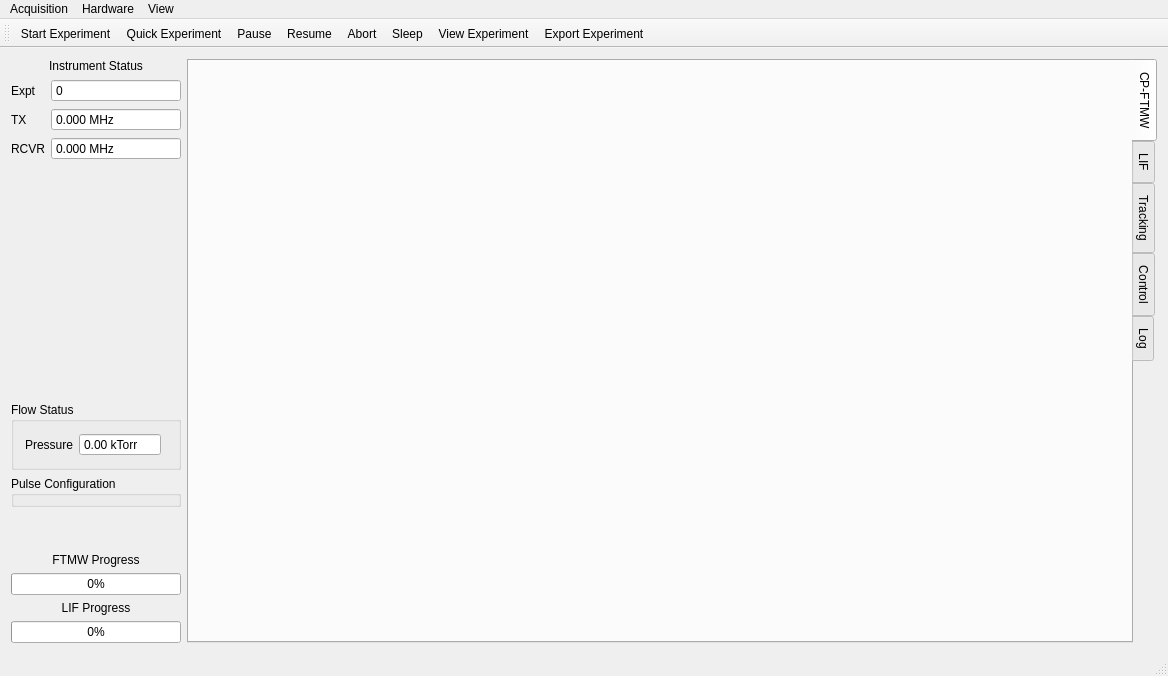
<?xml version="1.0" encoding="UTF-8"?>
<ui version="4.0">
 <class>MainWindow</class>
 <widget class="QMainWindow" name="MainWindow">
  <property name="geometry">
   <rect>
    <x>0</x>
    <y>0</y>
    <width>1168</width>
    <height>676</height>
   </rect>
  </property>
  <property name="windowTitle">
   <string>BlackChirp</string>
  </property>
  <property name="windowIcon">
   <iconset resource="resources.qrc">
    <normaloff>:/icons/bc.png</normaloff>:/icons/bc.png</iconset>
  </property>
  <widget class="QWidget" name="centralWidget">
   <layout class="QHBoxLayout" name="horizontalLayout" stretch="0,1">
    <item>
     <layout class="QVBoxLayout" name="verticalLayout" stretch="0,1,0,0,0,0,0,0,0">
      <item>
       <widget class="QLabel" name="label">
        <property name="text">
         <string>Instrument Status</string>
        </property>
        <property name="alignment">
         <set>Qt::AlignCenter</set>
        </property>
       </widget>
      </item>
      <item>
       <layout class="QFormLayout" name="formLayout">
        <property name="fieldGrowthPolicy">
         <enum>QFormLayout::AllNonFixedFieldsGrow</enum>
        </property>
        <item row="0" column="0">
         <widget class="QLabel" name="exptLabel">
          <property name="text">
           <string>Expt</string>
          </property>
         </widget>
        </item>
        <item row="0" column="1">
         <widget class="QSpinBox" name="exptSpinBox">
          <property name="focusPolicy">
           <enum>Qt::ClickFocus</enum>
          </property>
          <property name="readOnly">
           <bool>true</bool>
          </property>
          <property name="buttonSymbols">
           <enum>QAbstractSpinBox::NoButtons</enum>
          </property>
          <property name="maximum">
           <number>2147483647</number>
          </property>
         </widget>
        </item>
        <item row="1" column="0">
         <widget class="QLabel" name="valonTXLabel">
          <property name="text">
           <string>TX</string>
          </property>
         </widget>
        </item>
        <item row="1" column="1">
         <widget class="QDoubleSpinBox" name="valonTXDoubleSpinBox">
          <property name="focusPolicy">
           <enum>Qt::ClickFocus</enum>
          </property>
          <property name="readOnly">
           <bool>true</bool>
          </property>
          <property name="buttonSymbols">
           <enum>QAbstractSpinBox::NoButtons</enum>
          </property>
          <property name="keyboardTracking">
           <bool>false</bool>
          </property>
          <property name="suffix">
           <string> MHz</string>
          </property>
          <property name="decimals">
           <number>3</number>
          </property>
          <property name="maximum">
           <double>1000000000000.000000000000000</double>
          </property>
         </widget>
        </item>
        <item row="2" column="0">
         <widget class="QLabel" name="valonRXLabel">
          <property name="text">
           <string>RCVR</string>
          </property>
         </widget>
        </item>
        <item row="2" column="1">
         <widget class="QDoubleSpinBox" name="valonRXDoubleSpinBox">
          <property name="focusPolicy">
           <enum>Qt::ClickFocus</enum>
          </property>
          <property name="readOnly">
           <bool>true</bool>
          </property>
          <property name="buttonSymbols">
           <enum>QAbstractSpinBox::NoButtons</enum>
          </property>
          <property name="keyboardTracking">
           <bool>false</bool>
          </property>
          <property name="suffix">
           <string> MHz</string>
          </property>
          <property name="decimals">
           <number>3</number>
          </property>
          <property name="maximum">
           <double>1000000000000.000000000000000</double>
          </property>
         </widget>
        </item>
       </layout>
      </item>
      <item>
       <widget class="QGroupBox" name="flowStatusBox">
        <property name="title">
         <string>Flow Status</string>
        </property>
        <layout class="QGridLayout" name="gridLayout_2">
         <item row="0" column="1">
          <widget class="QDoubleSpinBox" name="pressureDoubleSpinBox">
           <property name="focusPolicy">
            <enum>Qt::ClickFocus</enum>
           </property>
           <property name="readOnly">
            <bool>true</bool>
           </property>
           <property name="buttonSymbols">
            <enum>QAbstractSpinBox::NoButtons</enum>
           </property>
           <property name="prefix">
            <string/>
           </property>
           <property name="suffix">
            <string> kTorr</string>
           </property>
           <property name="minimum">
            <double>-100.000000000000000</double>
           </property>
           <property name="maximum">
            <double>100.000000000000000</double>
           </property>
          </widget>
         </item>
         <item row="0" column="0">
          <widget class="QLabel" name="pressureLabel">
           <property name="text">
            <string>Pressure</string>
           </property>
           <property name="alignment">
            <set>Qt::AlignRight|Qt::AlignTrailing|Qt::AlignVCenter</set>
           </property>
          </widget>
         </item>
         <item row="0" column="2">
          <widget class="Led" name="pressureLed" native="true"/>
         </item>
        </layout>
       </widget>
      </item>
      <item>
       <widget class="QGroupBox" name="pulseConfigBox">
        <property name="title">
         <string>Pulse Configuration</string>
        </property>
       </widget>
      </item>
      <item>
       <spacer name="verticalSpacer">
        <property name="orientation">
         <enum>Qt::Vertical</enum>
        </property>
        <property name="sizeHint" stdset="0">
         <size>
          <width>20</width>
          <height>40</height>
         </size>
        </property>
       </spacer>
      </item>
      <item>
       <widget class="QLabel" name="label_2">
        <property name="text">
         <string>FTMW Progress</string>
        </property>
        <property name="alignment">
         <set>Qt::AlignCenter</set>
        </property>
       </widget>
      </item>
      <item>
       <widget class="QProgressBar" name="ftmwProgressBar">
        <property name="value">
         <number>0</number>
        </property>
       </widget>
      </item>
      <item>
       <widget class="QLabel" name="lifProgressLabel">
        <property name="text">
         <string>LIF Progress</string>
        </property>
        <property name="alignment">
         <set>Qt::AlignCenter</set>
        </property>
       </widget>
      </item>
      <item>
       <widget class="QProgressBar" name="lifProgressBar">
        <property name="value">
         <number>0</number>
        </property>
       </widget>
      </item>
     </layout>
    </item>
    <item>
     <widget class="QTabWidget" name="tabWidget">
      <property name="tabPosition">
       <enum>QTabWidget::East</enum>
      </property>
      <property name="currentIndex">
       <number>0</number>
      </property>
      <widget class="QWidget" name="ftmwTab">
       <attribute name="icon">
        <iconset resource="resources.qrc">
         <normaloff>:/icons/chirp.png</normaloff>:/icons/chirp.png</iconset>
       </attribute>
       <attribute name="title">
        <string>CP-FTMW</string>
       </attribute>
       <layout class="QVBoxLayout" name="verticalLayout_3">
        <item>
         <widget class="FtmwViewWidget" name="ftViewWidget" native="true"/>
        </item>
       </layout>
      </widget>
      <widget class="QWidget" name="lifTab">
       <attribute name="icon">
        <iconset resource="resources.qrc">
         <normaloff>:/icons/laser.png</normaloff>:/icons/laser.png</iconset>
       </attribute>
       <attribute name="title">
        <string>LIF</string>
       </attribute>
       <layout class="QVBoxLayout" name="verticalLayout_6">
        <item>
         <widget class="LifDisplayWidget" name="lifDisplayWidget" native="true"/>
        </item>
       </layout>
      </widget>
      <widget class="QWidget" name="trackingTab">
       <attribute name="icon">
        <iconset resource="resources.qrc">
         <normaloff>:/icons/dataplots.png</normaloff>:/icons/dataplots.png</iconset>
       </attribute>
       <attribute name="title">
        <string>Tracking</string>
       </attribute>
       <layout class="QVBoxLayout" name="verticalLayout_4">
        <item>
         <widget class="TrackingViewWidget" name="trackingViewWidget" native="true"/>
        </item>
       </layout>
      </widget>
      <widget class="QWidget" name="controlTab">
       <attribute name="icon">
        <iconset resource="resources.qrc">
         <normaloff>:/icons/controltab.png</normaloff>:/icons/controltab.png</iconset>
       </attribute>
       <attribute name="title">
        <string>Control</string>
       </attribute>
       <layout class="QVBoxLayout" name="verticalLayout_5" stretch="1,1">
        <item>
         <layout class="QHBoxLayout" name="controlTopLayout" stretch="2,3">
          <item>
           <widget class="QGroupBox" name="gasControlBox">
            <property name="title">
             <string>Gas Control</string>
            </property>
            <layout class="QGridLayout" name="gridLayout" rowstretch="0,0,0" columnstretch="0,0,0">
             <item row="0" column="0">
              <widget class="QLabel" name="label_7">
               <property name="text">
                <string/>
               </property>
              </widget>
             </item>
             <item row="1" column="2">
              <widget class="QDoubleSpinBox" name="pressureControlBox">
               <property name="suffix">
                <string> kTorr</string>
               </property>
               <property name="decimals">
                <number>3</number>
               </property>
               <property name="maximum">
                <double>10.000000000000000</double>
               </property>
              </widget>
             </item>
             <item row="0" column="1">
              <widget class="QLabel" name="label_4">
               <property name="text">
                <string>Name</string>
               </property>
               <property name="alignment">
                <set>Qt::AlignCenter</set>
               </property>
              </widget>
             </item>
             <item row="2" column="2">
              <widget class="QPushButton" name="pressureControlButton">
               <property name="text">
                <string>Off</string>
               </property>
               <property name="checkable">
                <bool>true</bool>
               </property>
               <property name="checked">
                <bool>false</bool>
               </property>
              </widget>
             </item>
             <item row="0" column="2">
              <widget class="QLabel" name="label_3">
               <property name="text">
                <string>Setpoint</string>
               </property>
              </widget>
             </item>
            </layout>
           </widget>
          </item>
          <item>
           <widget class="LifControlWidget" name="lifControlWidget" native="true"/>
          </item>
         </layout>
        </item>
        <item>
         <widget class="PulseConfigWidget" name="pulseConfigWidget" native="true"/>
        </item>
       </layout>
      </widget>
      <widget class="QWidget" name="logTab">
       <attribute name="title">
        <string>Log</string>
       </attribute>
       <layout class="QVBoxLayout" name="verticalLayout_2">
        <item>
         <widget class="QTextEdit" name="log">
          <property name="undoRedoEnabled">
           <bool>false</bool>
          </property>
          <property name="readOnly">
           <bool>true</bool>
          </property>
         </widget>
        </item>
       </layout>
      </widget>
     </widget>
    </item>
   </layout>
  </widget>
  <widget class="QMenuBar" name="menuBar">
   <property name="geometry">
    <rect>
     <x>0</x>
     <y>0</y>
     <width>1168</width>
     <height>18</height>
    </rect>
   </property>
   <widget class="QMenu" name="menuHardware">
    <property name="title">
     <string>Hardware</string>
    </property>
    <addaction name="actionSleep"/>
    <addaction name="separator"/>
    <addaction name="actionCommunication"/>
    <addaction name="actionTest_All_Connections"/>
    <addaction name="actionIO_Board"/>
    <addaction name="actionRf_Configuration"/>
   </widget>
   <widget class="QMenu" name="menuAcquisition">
    <property name="title">
     <string>Acquisition</string>
    </property>
    <addaction name="actionStart_Experiment"/>
    <addaction name="actionPause"/>
    <addaction name="actionResume"/>
    <addaction name="actionAbort"/>
    <addaction name="separator"/>
    <addaction name="actionExport_experiment"/>
   </widget>
   <widget class="QMenu" name="menuView">
    <property name="title">
     <string>View</string>
    </property>
    <widget class="QMenu" name="menuTracking_2">
     <property name="title">
      <string>Tracking</string>
     </property>
     <property name="icon">
      <iconset resource="resources.qrc">
       <normaloff>:/icons/dataplots.png</normaloff>:/icons/dataplots.png</iconset>
     </property>
     <addaction name="actionTrackingShow"/>
     <addaction name="actionAutoscale_All"/>
     <addaction name="action_Graphs"/>
    </widget>
    <addaction name="actionCP_FTMW"/>
    <addaction name="actionLIF"/>
    <addaction name="menuTracking_2"/>
    <addaction name="actionControl"/>
    <addaction name="actionLog"/>
    <addaction name="separator"/>
    <addaction name="actionView_Experiment"/>
   </widget>
   <addaction name="menuAcquisition"/>
   <addaction name="menuHardware"/>
   <addaction name="menuView"/>
  </widget>
  <widget class="QToolBar" name="mainToolBar">
   <property name="toolButtonStyle">
    <enum>Qt::ToolButtonTextBesideIcon</enum>
   </property>
   <attribute name="toolBarArea">
    <enum>TopToolBarArea</enum>
   </attribute>
   <attribute name="toolBarBreak">
    <bool>false</bool>
   </attribute>
   <addaction name="actionStart_Experiment"/>
   <addaction name="actionQuick_Experiment"/>
   <addaction name="actionPause"/>
   <addaction name="actionResume"/>
   <addaction name="actionAbort"/>
   <addaction name="actionSleep"/>
   <addaction name="actionView_Experiment"/>
   <addaction name="actionExport_experiment"/>
  </widget>
  <widget class="QStatusBar" name="statusBar"/>
  <action name="actionStart_Experiment">
   <property name="icon">
    <iconset resource="resources.qrc">
     <normaloff>:/icons/experiment.png</normaloff>:/icons/experiment.png</iconset>
   </property>
   <property name="text">
    <string>Start Experiment</string>
   </property>
   <property name="shortcut">
    <string>F2</string>
   </property>
  </action>
  <action name="actionPause">
   <property name="icon">
    <iconset resource="resources.qrc">
     <normaloff>:/icons/pause.png</normaloff>:/icons/pause.png</iconset>
   </property>
   <property name="text">
    <string>Pause</string>
   </property>
   <property name="shortcut">
    <string>F4</string>
   </property>
  </action>
  <action name="actionResume">
   <property name="icon">
    <iconset resource="resources.qrc">
     <normaloff>:/icons/start.png</normaloff>:/icons/start.png</iconset>
   </property>
   <property name="text">
    <string>Resume</string>
   </property>
   <property name="shortcut">
    <string>F5</string>
   </property>
  </action>
  <action name="actionAbort">
   <property name="icon">
    <iconset resource="resources.qrc">
     <normaloff>:/icons/abort.png</normaloff>:/icons/abort.png</iconset>
   </property>
   <property name="text">
    <string>Abort</string>
   </property>
   <property name="shortcut">
    <string>F6</string>
   </property>
  </action>
  <action name="actionCommunication">
   <property name="icon">
    <iconset resource="resources.qrc">
     <normaloff>:/icons/computer.png</normaloff>:/icons/computer.png</iconset>
   </property>
   <property name="text">
    <string>Communication</string>
   </property>
   <property name="shortcut">
    <string>Ctrl+H</string>
   </property>
  </action>
  <action name="actionTrackingShow">
   <property name="icon">
    <iconset resource="resources.qrc">
     <normaloff>:/icons/dataplots.png</normaloff>:/icons/dataplots.png</iconset>
   </property>
   <property name="text">
    <string>Show</string>
   </property>
   <property name="shortcut">
    <string>Ctrl+3</string>
   </property>
  </action>
  <action name="action_Graphs">
   <property name="icon">
    <iconset resource="resources.qrc">
     <normaloff>:/icons/num.png</normaloff>:/icons/num.png</iconset>
   </property>
   <property name="text">
    <string># Graphs...</string>
   </property>
  </action>
  <action name="actionRf_Configuration">
   <property name="icon">
    <iconset resource="resources.qrc">
     <normaloff>:/icons/rf.png</normaloff>:/icons/rf.png</iconset>
   </property>
   <property name="text">
    <string>Rf Configuration</string>
   </property>
   <property name="shortcut">
    <string>Ctrl+R</string>
   </property>
  </action>
  <action name="actionTest_All_Connections">
   <property name="icon">
    <iconset resource="resources.qrc">
     <normaloff>:/icons/connect.png</normaloff>:/icons/connect.png</iconset>
   </property>
   <property name="text">
    <string>Test All Connections</string>
   </property>
   <property name="shortcut">
    <string>Ctrl+T</string>
   </property>
  </action>
  <action name="actionIO_Board">
   <property name="icon">
    <iconset resource="resources.qrc">
     <normaloff>:/icons/labjack.png</normaloff>:/icons/labjack.png</iconset>
   </property>
   <property name="text">
    <string>IO Board</string>
   </property>
   <property name="shortcut">
    <string>Ctrl+I</string>
   </property>
  </action>
  <action name="actionSleep">
   <property name="checkable">
    <bool>true</bool>
   </property>
   <property name="icon">
    <iconset resource="resources.qrc">
     <normaloff>:/icons/sleep.png</normaloff>:/icons/sleep.png</iconset>
   </property>
   <property name="text">
    <string>Sleep</string>
   </property>
   <property name="shortcut">
    <string>F8</string>
   </property>
  </action>
  <action name="actionAutoscale_All">
   <property name="icon">
    <iconset resource="resources.qrc">
     <normaloff>:/icons/autoscale.png</normaloff>:/icons/autoscale.png</iconset>
   </property>
   <property name="text">
    <string>Autoscale All</string>
   </property>
  </action>
  <action name="actionCP_FTMW">
   <property name="icon">
    <iconset resource="resources.qrc">
     <normaloff>:/icons/chirp.png</normaloff>:/icons/chirp.png</iconset>
   </property>
   <property name="text">
    <string>CP-FTMW</string>
   </property>
   <property name="shortcut">
    <string>Ctrl+1</string>
   </property>
  </action>
  <action name="actionLIF">
   <property name="icon">
    <iconset resource="resources.qrc">
     <normaloff>:/icons/laser.png</normaloff>:/icons/laser.png</iconset>
   </property>
   <property name="text">
    <string>LIF</string>
   </property>
   <property name="shortcut">
    <string>Ctrl+2</string>
   </property>
  </action>
  <action name="actionControl">
   <property name="icon">
    <iconset resource="resources.qrc">
     <normaloff>:/icons/controltab.png</normaloff>:/icons/controltab.png</iconset>
   </property>
   <property name="text">
    <string>Control</string>
   </property>
   <property name="shortcut">
    <string>Ctrl+4</string>
   </property>
  </action>
  <action name="actionLog">
   <property name="icon">
    <iconset resource="resources.qrc">
     <normaloff>:/icons/log.png</normaloff>:/icons/log.png</iconset>
   </property>
   <property name="text">
    <string>Log</string>
   </property>
   <property name="shortcut">
    <string>Ctrl+5</string>
   </property>
  </action>
  <action name="actionView_Experiment">
   <property name="icon">
    <iconset resource="resources.qrc">
     <normaloff>:/icons/viewold.png</normaloff>:/icons/viewold.png</iconset>
   </property>
   <property name="text">
    <string>View Experiment...</string>
   </property>
  </action>
  <action name="actionExport_experiment">
   <property name="icon">
    <iconset resource="resources.qrc">
     <normaloff>:/icons/export.png</normaloff>:/icons/export.png</iconset>
   </property>
   <property name="text">
    <string>Export Experiment</string>
   </property>
   <property name="toolTip">
    <string>Export experiment to a text file</string>
   </property>
  </action>
  <action name="actionQuick_Experiment">
   <property name="icon">
    <iconset resource="resources.qrc">
     <normaloff>:/icons/quickexpt.png</normaloff>:/icons/quickexpt.png</iconset>
   </property>
   <property name="text">
    <string>Quick Experiment</string>
   </property>
   <property name="shortcut">
    <string>F3</string>
   </property>
  </action>
 </widget>
 <layoutdefault spacing="6" margin="11"/>
 <customwidgets>
  <customwidget>
   <class>Led</class>
   <extends>QWidget</extends>
   <header location="global">led.h</header>
   <container>1</container>
  </customwidget>
  <customwidget>
   <class>PulseConfigWidget</class>
   <extends>QWidget</extends>
   <header location="global">pulseconfigwidget.h</header>
   <container>1</container>
  </customwidget>
  <customwidget>
   <class>FtmwViewWidget</class>
   <extends>QWidget</extends>
   <header>ftmwviewwidget.h</header>
   <container>1</container>
  </customwidget>
  <customwidget>
   <class>TrackingViewWidget</class>
   <extends>QWidget</extends>
   <header>trackingviewwidget.h</header>
   <container>1</container>
  </customwidget>
  <customwidget>
   <class>LifControlWidget</class>
   <extends>QWidget</extends>
   <header location="global">lifcontrolwidget.h</header>
   <container>1</container>
  </customwidget>
  <customwidget>
   <class>LifDisplayWidget</class>
   <extends>QWidget</extends>
   <header>lifdisplaywidget.h</header>
   <container>1</container>
  </customwidget>
 </customwidgets>
 <resources>
  <include location="resources.qrc"/>
 </resources>
 <connections/>
</ui>
